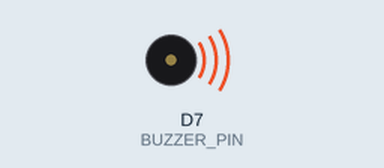
Bench run of a sketch on a simulated ESP8266 (NodeMCU). Parts: buzzer (waves = sounding, pin HIGH).

Above: at 0.2 s.
Timing chart, 0 to 3.0 s (numbered marks = the images above):
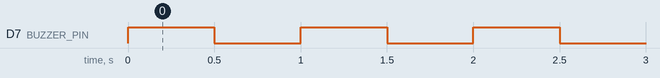

The sketch:

hw-072.ino
```cpp
#define BUZZER_PIN D7

void setup() {
  pinMode(BUZZER_PIN, OUTPUT);
  digitalWrite(BUZZER_PIN, LOW); // ensure off
}

void loop() {
  digitalWrite(BUZZER_PIN, HIGH); // buzzer ON
  delay(500);
  digitalWrite(BUZZER_PIN, LOW);  // buzzer OFF
  delay(500);
}
```

Measured:
- by itself, D7 (BUZZER_PIN): alternates HIGH for 0.50 s and LOW for 0.50 s
